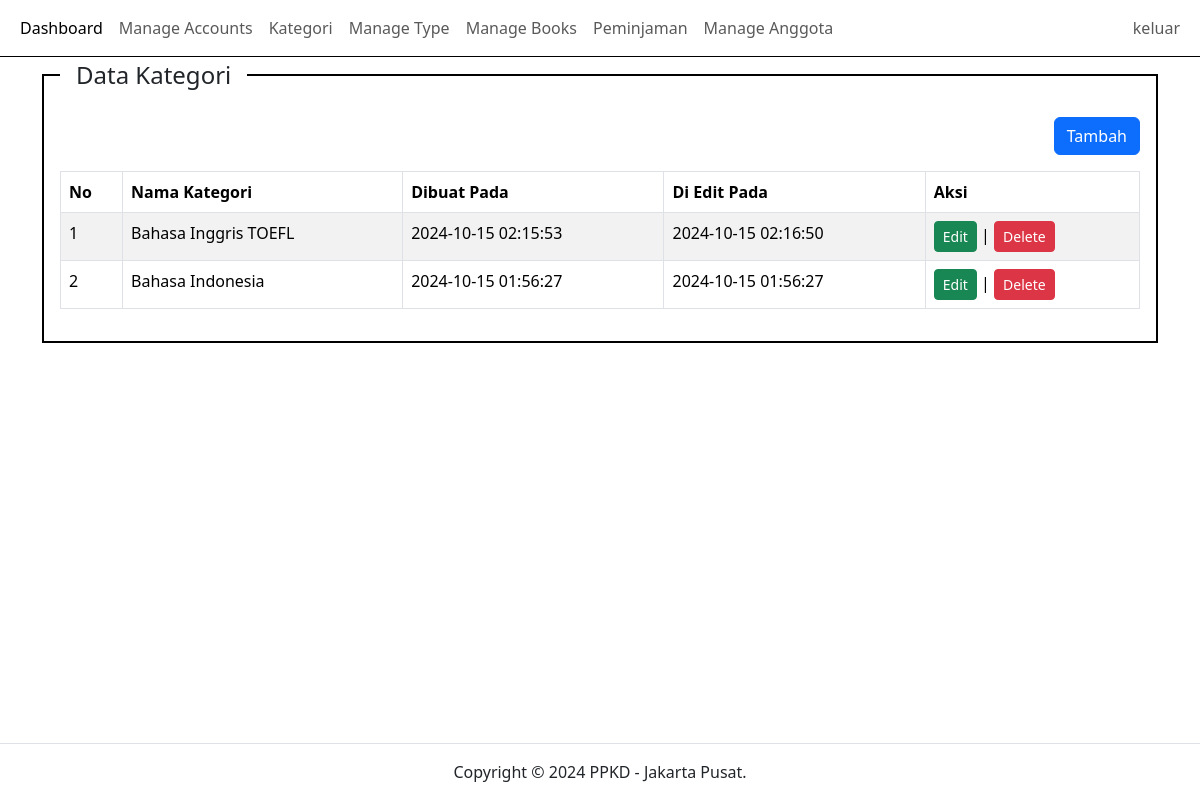
The page /index.php?pg=kategori (signed in) on the database its author committed.
### tables this page shows
CREATE TABLE `kategori` (
  `id` int(11) NOT NULL,
  `nama_kategori` varchar(50) NOT NULL,
  `created_at` timestamp NOT NULL DEFAULT current_timestamp(),
  `updated_at` timestamp NOT NULL DEFAULT current_timestamp() ON UPDATE current_timestamp()
);

### content/kategori.php (the view)
<?php
$kategori = mysqli_query($koneksi, "SELECT * FROM kategori ORDER BY id DESC");
?>
<div class="container">
    <div class="row">
        <div class="col-sm-12">
            <fieldset class="border border-black border-2 p-3">
                <legend class="float-none w-auto px-3">Data Kategori</legend>
                <div align="right">
                    <a href="?pg=tambah-kategori" class="btn btn-primary">Tambah</a>
                </div>
                <div class="table-responsive">
                    <table class="table table-bordered table-striped table-hover mt-3">
                        <thead>
                            <tr>
                                <th>No</th>
                                <th>Nama Kategori</th>
                                <th>Dibuat Pada</th>
                                <th>Di Edit Pada</th>
                                <th>Aksi</th>
                            </tr>
                        </thead>
                        <tbody>
                            <?php
                            $no = 1;
                            while ($rowKategori = mysqli_fetch_assoc($kategori)):
                            ?>
                                <tr>
                                    <td><?php echo $no++ ?></td>
                                    <td><?php echo $rowKategori['nama_kategori'] ?></td>
                                    <td><?php echo $rowKategori['created_at'] ?></td>
                                    <td><?php echo $rowKategori['updated_at'] ?></td>
                                    <td>
                                        <a id="edit-kategori" data-id="<?php echo $rowKategori['id'] ?>" href="?pg=tambah-kategori&edit=<?php echo $rowKategori['id'] ?>"
                                            class="btn btn-success btn-sm">Edit
                                        </a> |
                                        <a
                                            href="?pg=tambah-kategori&delete=<?php echo $rowKategori['id'] ?>"
                                            class="btn btn-danger btn-sm"
                                            onclick="return confirm('Apakah anda yakin akan menghapus data ini??')">Delete</a>
                                    </td>
                                </tr>
                            <?php endwhile ?>
                        </tbody>
                    </table>
                </div>
            </fieldset>
        </div>
    </div>
</div>

### rows shown on the page
kategori: nama_kategori "Bahasa Inggris TOEFL", created_at "2024-10-15 02:15:53", updated_at "2024-10-15 02:16:50"
kategori: nama_kategori "Bahasa Indonesia", created_at "2024-10-15 01:56:27", updated_at "2024-10-15 01:56:27"
